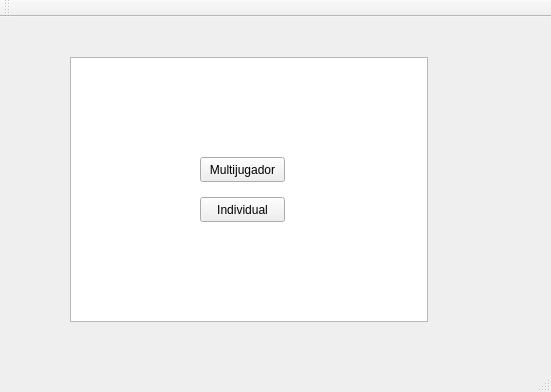
<?xml version="1.0" encoding="UTF-8"?>
<ui version="4.0">
 <class>principal</class>
 <widget class="QMainWindow" name="principal">
  <property name="geometry">
   <rect>
    <x>0</x>
    <y>0</y>
    <width>551</width>
    <height>392</height>
   </rect>
  </property>
  <property name="windowTitle">
   <string>principal</string>
  </property>
  <widget class="QWidget" name="centralWidget">
   <widget class="QGraphicsView" name="graphicsView">
    <property name="geometry">
     <rect>
      <x>70</x>
      <y>40</y>
      <width>358</width>
      <height>265</height>
     </rect>
    </property>
   </widget>
   <widget class="QPushButton" name="mult">
    <property name="geometry">
     <rect>
      <x>200</x>
      <y>140</y>
      <width>85</width>
      <height>25</height>
     </rect>
    </property>
    <property name="text">
     <string>Multijugador</string>
    </property>
   </widget>
   <widget class="QPushButton" name="ind">
    <property name="geometry">
     <rect>
      <x>200</x>
      <y>180</y>
      <width>85</width>
      <height>25</height>
     </rect>
    </property>
    <property name="text">
     <string>Individual</string>
    </property>
   </widget>
  </widget>
  <widget class="QMenuBar" name="menuBar">
   <property name="geometry">
    <rect>
     <x>0</x>
     <y>0</y>
     <width>551</width>
     <height>21</height>
    </rect>
   </property>
  </widget>
  <widget class="QToolBar" name="mainToolBar">
   <attribute name="toolBarArea">
    <enum>TopToolBarArea</enum>
   </attribute>
   <attribute name="toolBarBreak">
    <bool>false</bool>
   </attribute>
  </widget>
  <widget class="QStatusBar" name="statusBar"/>
 </widget>
 <layoutdefault spacing="6" margin="11"/>
 <resources/>
 <connections/>
</ui>
